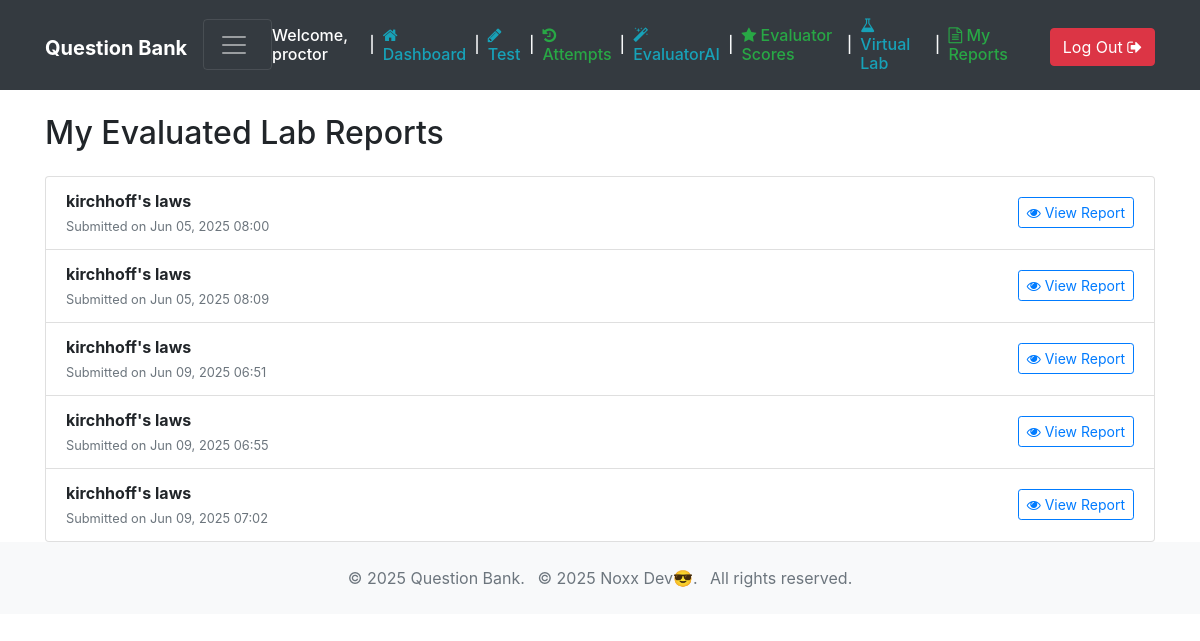
/my-reports/ (signed in), run on an earlier commit of the app's database.
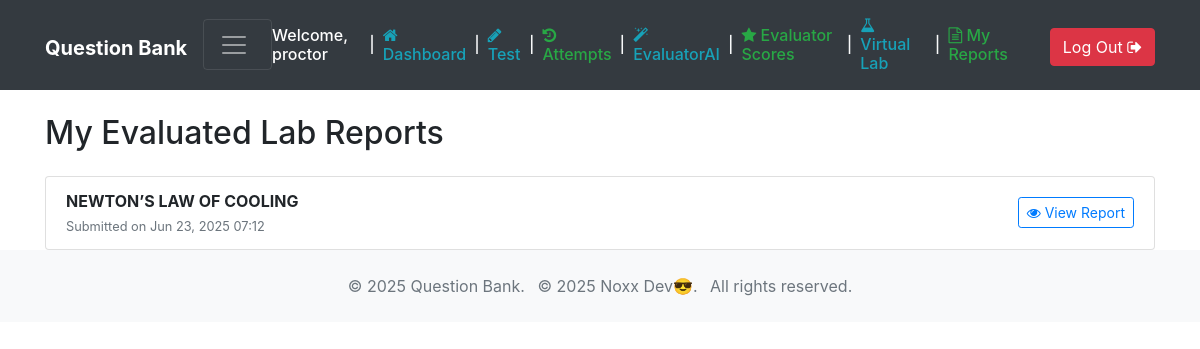
And on a later commit of the database.
### QuestionBank/models.py (models this page shows, shortened)
class ExperimentReport(models.Model):
    experiment = models.ForeignKey('VirtualExperiment', on_delete=models.CASCADE)
    student = models.ForeignKey(settings.AUTH_USER_MODEL, on_delete=models.CASCADE)
    group_members = models.TextField("Group Members", help_text="List of group members who participated", blank=True, null=True)
    objective = models.TextField("Objective/Aim", blank=True, null=True)
    theory = models.TextField("Theory/Introduction", blank=True, null=True)
    apparatus_scope = models.TextField("Apparatus/Scope", blank=True, null=True)
    procedure = models.TextField("Procedure/Method", blank=True, null=True)
    results = models.TextField("Results/Raw Data", blank=True, null=True)
    data_analysis = models.TextField("Data & Error Analysis", blank=True, null=True)
    discussion = models.TextField("Discussion", blank=True, null=True)
    conclusion = models.TextField("Conclusion", blank=True, null=True)
    references = models.TextField("References", blank=True, null=True)
    observation = models.TextField("Observation")
    data = models.TextField("Data Collected")
    report_file = models.FileField("Attach Report File", upload_to='experiment_reports/', blank=True, null=True)
    draft_used = models.OneToOneField(
        'ExperimentDraft',
        on_delete=models.SET_NULL,
        null=True,
        blank=True,
        related_name='final_report',
        help_text="Draft that was used to submit this report, if applicable."
    )
    graph_x_values = models.TextField(
        "X-Axis Values",
        blank=True,
        null=True,
        help_text="Comma-separated list of X values (e.g., 1, 2, 3, 4)"
    )
    graph_y_values = models.TextField(
        "Y-Axis Values",
        blank=True,
        null=True,
        help_text="Comma-separated list of Y values (e.g., 10, 20, 30, 40)"
    )
    submitted_at = models.DateTimeField("Submitted At", null=True, blank=True)

class VirtualExperiment(models.Model):
    title = models.CharField(max_length=200)
    code = models.CharField(max_length=50)
    objective = models.TextField(blank=True)
    theory = models.TextField(blank=True)
    method_summary = models.TextField(blank=True, help_text="Optional overview of the procedure.")
    video_url = models.URLField(blank=True, null=True)
    requires_report = models.BooleanField(default=True)
    requires_questions = models.BooleanField(default=False)
    class Meta:
        verbose_name = "Virtual Experiment"
        verbose_name_plural = "Virtual Experiments"

### QuestionBank/views.py (the view)
# urls.py: path('my-reports/', views.my_evaluated_reports, name='report_list'),
@login_required
def my_evaluated_reports(request):
    reports = ExperimentReport.objects.filter(student=request.user).prefetch_related('evaluation')
    return render(request, 'bank/report_list.html', {'reports': reports})

### QuestionBank/templates/bank/report_list.html (shortened to what this page needs)
{% extends 'layout/base.html' %}
{% block content %}
<div class="container mt-4">
    <h2 class="mb-4">My Evaluated Lab Reports</h2>
    <ul class="list-group">
        {% for report in reports %}
        <li class="list-group-item d-flex justify-content-between align-items-center">
            <div>
                <strong>{{ report.experiment.title }}</strong><br>
                <small class="text-muted">Submitted on {{ report.submitted_at|date:"M d, Y H:i" }}</small>
            </div>
            <a href="{% url 'bank:report_detail' report.pk %}" class="btn btn-outline-primary btn-sm">
                <i class="fa fa-eye"></i> View Report
            </a>
        </li>
        {% empty %}
        <li class="list-group-item text-center text-muted">No evaluated reports found yet.</li>
        {% endfor %}
    </ul>
</div>
{% endblock content %}

What changed in the data, as far as the page shows it:
removed ExperimentReport: experiment "kirchhoff's laws", submitted_at "Jun 05, 2025 08:00"
no longer on this page (row edited): ExperimentReport: experiment "kirchhoff's laws", submitted_at "Jun 05, 2025 08:09"
removed ExperimentReport: experiment "kirchhoff's laws", submitted_at "Jun 09, 2025 06:51"
removed ExperimentReport: experiment "kirchhoff's laws", submitted_at "Jun 09, 2025 06:55"
removed ExperimentReport: experiment "kirchhoff's laws", submitted_at "Jun 09, 2025 07:02"
added ExperimentReport: experiment "NEWTON’S LAW OF COOLING", submitted_at "Jun 23, 2025 07:12"
